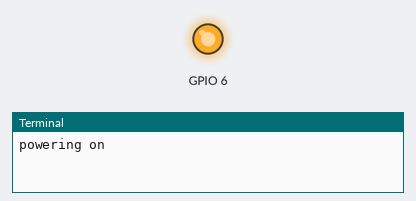
The program below on a simulated Raspberry Pi (BCM pin numbers). Parts: output pins drawn as LEDs (lit = HIGH), the last lines printed to the terminal. The modem accepts every AT command (registered, SIM ready, sends succeed) and sends nothing else; the modem answers ERROR to commands that open or use a data connection. At 54.7 s the program stops and its outputs stay as they are.

Above: at 0.2 s.
At 49.8 s:
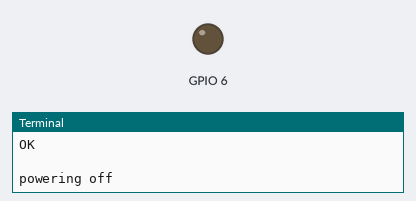
Timing chart, 0 to 51.3 s (numbered marks = the images above):
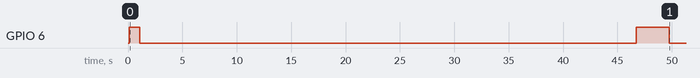

The program:

DialUpModule.py
```python
import RPi.GPIO as GPIO
import serial
import time
from SIMModule import SimModule

class DialUpModule(SimModule):
    def __init__(self):
        super().__init__(module="DialUp")
        self.APN = "internet"
        self.serverIP = "http://10.20.1.42"
        self.port = "80"

    def postRequest(self, data):
        self.send_at_command('AT+CSQ','OK',1)
        self.send_at_command('AT+CREG?','+CREG: 0,1',1)
        self.send_at_command('AT+CPSI?','OK',1)
        self.send_at_command('AT+CGREG?','+CGREG: 0,1',0.5)
        self.send_at_command('AT+CGSOCKCONT=1,\"IP\",\"'+self.APN+'\"','OK',1)
        self.send_at_command('AT+CSOCKSETPN=1', 'OK', 1)
        self.send_at_command('AT+CIPMODE=0', 'OK', 1)
        self.send_at_command('AT+NETOPEN', '+NETOPEN: 0',5)
        self.send_at_command('AT+IPADDR', '+IPADDR:', 1)
        self.send_at_command('AT+CIPOPEN=0,\"TCP\",\"'+self.serverIP+'\",'+self.port,'+CIPOPEN: 0,0', 5)
        self.send_at_command('AT+CIPSEND=0,', '>', 2)#If not sure the message number,write the command like this: AT+CIPSEND=0, (end with 1A(hex))
        self.serial.write(data.encode())
        if 1 == self.send_at_command(b'\x1a'.decode(),'OK',5):
            print('send message successfully!')
        self.send_at_command('AT+CIPCLOSE=0','+CIPCLOSE: 0,0',15)
        self.send_at_command('AT+NETCLOSE', '+NETCLOSE: 0', 1)

if __name__ == '__main__':
    d = DialUpModule()
    d.power_on()
    d.postRequest('{"name": "SUGMA"}')
    d.power_off()
# AT+HTTPPARA="URL","website.com"
# AT+HTTPPARA="USERDATA","KEY=VALUE&KEY=VALUE"
# AT+HTTPACTION=2 #this says submit as a POST request
# AT+HTTPREAD #returns the reply from the server
```

SIMModule.py
```python
import RPi.GPIO as GPIO
import serial
import time
from dataclasses import dataclass, field

@dataclass
class SimModule(object):
    serial: any = field(init=False, default=serial.Serial('/dev/ttyS0', 115200))
    powerKey: int = field(init=False, repr=False, default=6)
    module: str = 'SimModule'
    recBuff: str = field(init=False, repr=False, default='')

    def __post_init__(self):
        self.serial.flushInput()

    def power_off(self) -> True:
        print("powering off")
        try:
            GPIO.output(self.powerKey, GPIO.HIGH)
            time.sleep(3)
            GPIO.output(self.powerKey, GPIO.LOW)
            time.sleep(5)
            print("Powered Off")
            return True
        except:
            return False

    def power_on(self) -> bool:
        print("powering on")
        try:
            GPIO.setmode(GPIO.BCM)
            GPIO.setwarnings(False)
            GPIO.setup(self.powerKey, GPIO.OUT)
            time.sleep(0.1)
            GPIO.output(self.powerKey, GPIO.HIGH)
            time.sleep(1)
            GPIO.output(self.powerKey, GPIO.LOW)
            time.sleep(5)
            self.serial.flushInput()
            print("powered on")
            return True
        except:
            return False

    def send_at_command(self, command: str, back: str, timeout: int) -> bool:
        self.recBuff = ""
        self.serial.write((command+'\r\n').encode())
        time.sleep(timeout)
        if self.serial.inWaiting():
            time.sleep(0.01)
            self.recBuff = self.serial.read(self.serial.inWaiting()).decode()
        if self.recBuff != "":
            if back not in self.recBuff:
                print(f"{command}: Run Error")
                print(f"{command}: returned : {self.recBuff}")
                return False
            else:
                return True
        else:
            print(f"{self.module} not ready")
            return False

    def reset(self) -> None:
        self.sent_at_command("AT+CRESET", "OK", 10)
```

Measured:
- by itself, GPIO 6: LOW → HIGH at 0.10 s, → LOW 1.0 s later, → HIGH 45.6 s later, → LOW 3.0 s later
